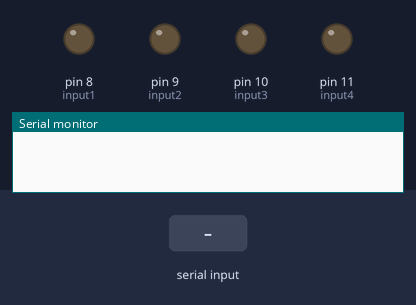
Simulated run of this sketch. Board: Arduino Uno, built with avr-gcc and run on an emulated ATmega328P. Shown: output pins drawn as LEDs (lit = HIGH), the last lines printed to the serial monitor. The inputs (shaded band) are chosen by the test bench.

Above: at 1.2 s.
1.3 s: "forward\n" received over the second serial link
At 2.0 s:
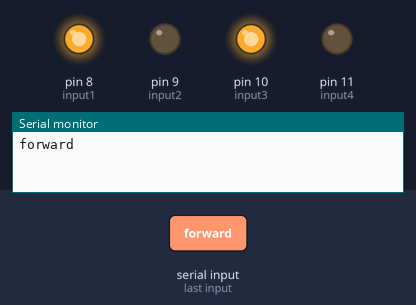
2.8 s: "backward\n" received over the second serial link
At 3.2 s:
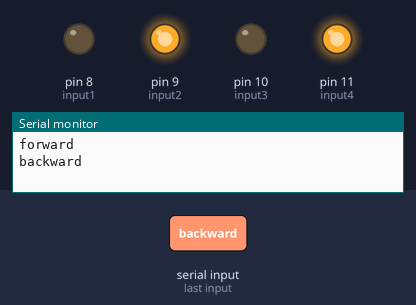
4.3 s: "left\n" received over the second serial link
At 5.5 s:
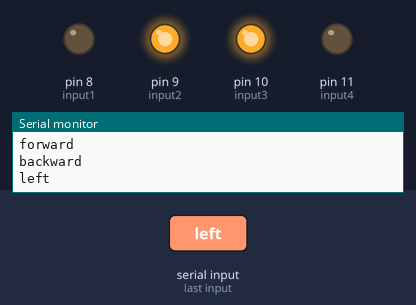
5.8 s: "right\n" received over the second serial link
At 6.6 s:
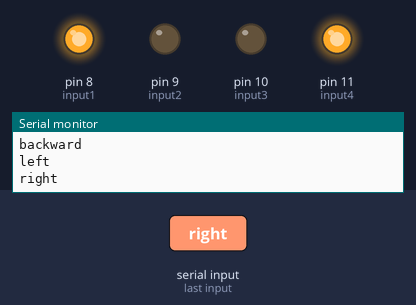
Timing chart, 0 to 8.3 s (numbered marks = the images above; inputs shaded):
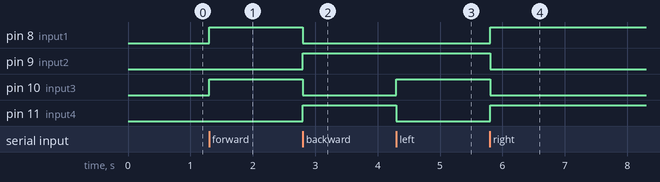

The sketch:

carrrrrrrrrrrrr.ino
```cpp
#include <SoftwareSerial.h>
SoftwareSerial BT(0,1);
int input1 = 8;
int input2 = 9;
int input3 = 10;
int input4 = 11;
String data;
void setup()
{
  BT.begin(9600);
  pinMode(input1,OUTPUT);
  pinMode(input2,OUTPUT);
  pinMode(input3,OUTPUT);
  pinMode(input4,OUTPUT);
  Serial.begin(9600);
}
void loop()
{
  while (BT.available() > 0) {
    data = BT.readStringUntil('\n');
    data.trim();
    Serial.println(data);
    if(data == "forward") {
      digitalWrite(input1,HIGH);
      digitalWrite(input3,HIGH);
      digitalWrite(input2,LOW);
      digitalWrite(input4,LOW);
    }
    else if(data == "backward") {
      digitalWrite(input1,LOW);
      digitalWrite(input3,LOW);
      digitalWrite(input2,HIGH);
      digitalWrite(input4,HIGH);
    }
    else if(data == "left") {
      digitalWrite(input1,LOW);
      digitalWrite(input2,HIGH);
      digitalWrite(input3,HIGH);
      digitalWrite(input4,LOW);
    }
    else if(data == "right") {
      digitalWrite(input1,HIGH);
      digitalWrite(input2,LOW);
      digitalWrite(input3,LOW);
      digitalWrite(input4,HIGH);
    }
    else if(data == "stop") {
      digitalWrite(input1,LOW);
      digitalWrite(input2,LOW);
      digitalWrite(input3,LOW);
      digitalWrite(input4,LOW);
    }
  }
}
```

Measured:
- after the input at 1.3 s, pin 8 (input1), pin 10 (input3): LOW → HIGH at once
- after the input at 2.8 s, pin 8 (input1), pin 10 (input3): HIGH → LOW at once; pin 9 (input2), pin 11 (input4): LOW → HIGH at once
- after the input at 4.3 s, pin 10 (input3): LOW → HIGH at once; pin 11 (input4): HIGH → LOW at once
- after the input at 5.8 s, pin 8 (input1), pin 11 (input4): LOW → HIGH at once; pin 9 (input2), pin 10 (input3): HIGH → LOW at once
